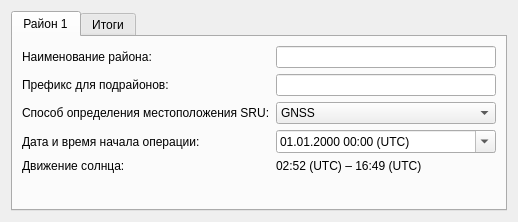
<?xml version="1.0" encoding="UTF-8"?>
<ui version="4.0">
 <class>AdvancedSearchAreaForm</class>
 <widget class="QDialog" name="AdvancedSearchAreaForm">
  <property name="windowTitle">
   <string>Параметры района поиска</string>
  </property>
  <layout class="QVBoxLayout" name="mainLayout">
   <item>
    <widget class="QTabWidget" name="tabWidget">
    <!-- Вкладка «Район 1» -->
    <widget class="QWidget" name="tabArea1">
     <attribute name="title">
      <string>Район 1</string>
     </attribute>
     <layout class="QFormLayout" name="formLayout1">
      <item row="0" column="0">
       <widget class="QLabel" name="labelName">
        <property name="text"><string>Наименование района:</string></property>
       </widget>
      </item>
      <item row="0" column="1">
       <widget class="QLineEdit" name="editAreaName"/>
      </item>
      <item row="1" column="0">
       <widget class="QLabel" name="labelPrefix">
        <property name="text"><string>Префикс для подрайонов:</string></property>
       </widget>
      </item>
      <item row="1" column="1">
       <widget class="QLineEdit" name="editPrefix"/>
      </item>
      <item row="2" column="0">
       <widget class="QLabel" name="labelMethod">
        <property name="text"><string>Способ определения местоположения SRU:</string></property>
       </widget>
      </item>
      <item row="2" column="1">
       <widget class="QComboBox" name="comboMethod">
        <item>
         <property name="text"><string>GNSS</string></property>
        </item>
        <item>
         <property name="text"><string>Radar</string></property>
        </item>
        <item>
         <property name="text"><string>Visual</string></property>
        </item>
       </widget>
      </item>
      <item row="3" column="0">
       <widget class="QLabel" name="labelStart">
        <property name="text"><string>Дата и время начала операции:</string></property>
       </widget>
      </item>
      <item row="3" column="1">
       <widget class="QDateTimeEdit" name="dateTimeStart">
        <property name="calendarPopup"><bool>true</bool></property>
        <property name="displayFormat"><string>dd.MM.yyyy HH:mm (UTC)</string></property>
       </widget>
      </item>
      <item row="4" column="0">
       <widget class="QLabel" name="labelSun">
        <property name="text"><string>Движение солнца:</string></property>
       </widget>
      </item>
      <item row="4" column="1">
       <widget class="QLabel" name="labelSunPeriod">
        <property name="text"><string>02:52 (UTC) – 16:49 (UTC)</string></property>
       </widget>
      </item>
     </layout>
    </widget>
    <!-- Вкладка «Итоги» -->
    <widget class="QWidget" name="tabSummary">
     <attribute name="title">
      <string>Итоги</string>
     </attribute>
     <layout class="QVBoxLayout" name="vboxSummary">
      <item>
       <widget class="QGroupBox" name="boxErrors">
       <property name="title"><string>Расчёт продолжительности поиска</string></property>
       <layout class="QFormLayout" name="formErrors">
        <item row="0" column="0">
         <widget class="QLabel" name="labelE2">
          <property name="text"><string>Сумма квадратов погрешностей (E²= X² + D² + Y²):</string></property>
         </widget>
        </item>
        <item row="0" column="1">
         <widget class="QLabel" name="labelE2Value">
          <property name="text"><string>47,47 миль²</string></property>
         </widget>
        </item>
        <item row="1" column="0">
         <widget class="QLabel" name="labelE">
          <property name="text"><string>Суммарная погрешность (E = √E²):</string></property>
         </widget>
        </item>
        <item row="1" column="1">
         <widget class="QLabel" name="labelEValue">
          <property name="text"><string>6,89 миль</string></property>
         </widget>
        </item>
        <item row="2" column="0">
         <widget class="QLabel" name="labelTimeExit">
          <property name="text"><string>Время до выхода за пределы суммарной погрешности:</string></property>
         </widget>
        </item>
        <item row="2" column="1">
         <widget class="QLabel" name="labelTimeExitValue">
          <property name="text"><string>2,06 часов</string></property>
         </widget>
        </item>
        <item row="3" column="0">
         <widget class="QLabel" name="labelDuration">
          <property name="text"><string>Продолжительность поиска:</string></property>
         </widget>
        </item>
        <item row="3" column="1">
         <layout class="QHBoxLayout" name="durationLayout">
          <item>
           <widget class="QSpinBox" name="spinHours">
            <property name="suffix"><string> час</string></property>
            <property name="minimum"><number>0</number></property>
            <property name="maximum"><number>24</number></property>
           </widget>
          </item>
          <item>
           <widget class="QSpinBox" name="spinMinutes">
            <property name="suffix"><string> мин</string></property>
            <property name="minimum"><number>0</number></property>
            <property name="maximum"><number>59</number></property>
           </widget>
          </item>
         </layout>
        </item>
        <item row="4" column="0" colspan="2">
         <widget class="QPushButton" name="buttonBuild">
          <property name="text"><string>Построить</string></property>
         </widget>
        </item>
       </layout>
      </widget>
      </item>
     </layout>
    </widget>
   </widget>
   </item>
  </layout>
 </widget>
 <resources/>
 <connections/>
</ui>
